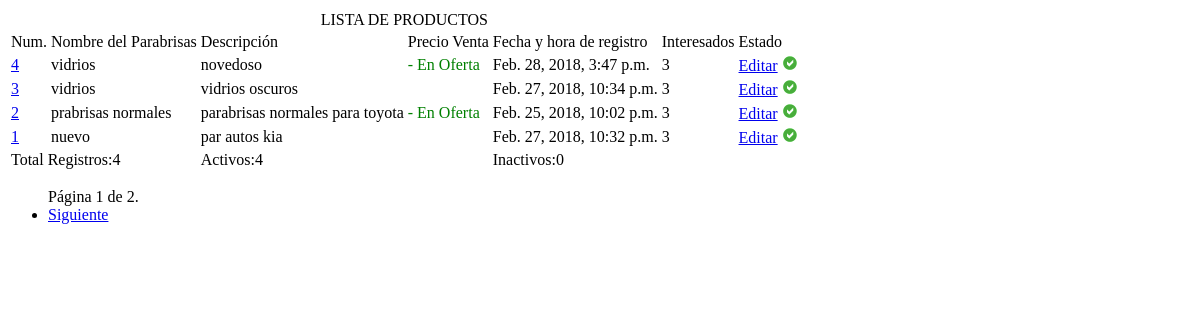
/verProducto, run on an earlier commit of the app's database.
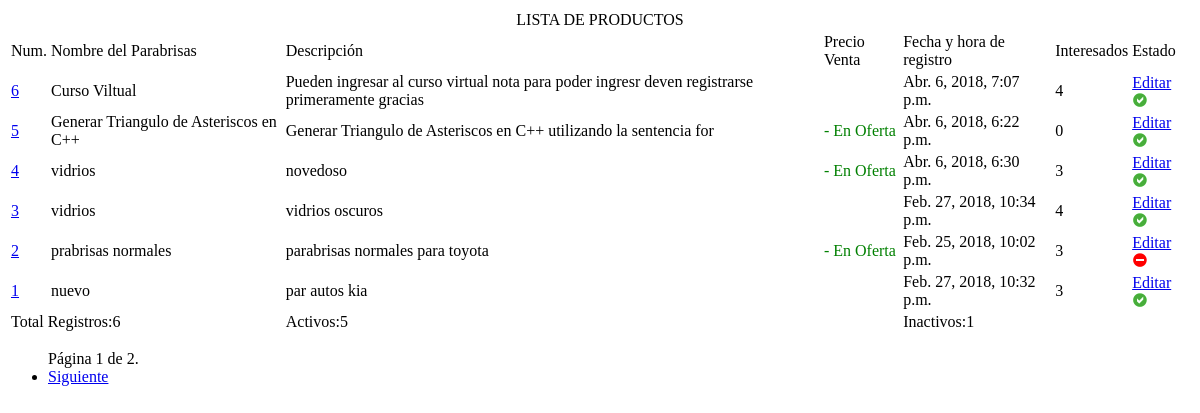
And on a later commit of the database.
### blog/apps/inicio/models.py (models this page shows, shortened)
class Producto(models.Model):
	Nombre_producto=models.CharField(max_length=150, unique=True)
	Descripcion=models.TextField()
	usuario = models.ForeignKey(User)
	estado = models.BooleanField(default=True)
	enlace_url = models.CharField(max_length=250, blank=True, null=True)
	fecha_registro=models.DateTimeField(auto_now=True)
	En_oferta = models.BooleanField(default=False)
	gusto = models.IntegerField(default=0)

### blog/apps/inicio/views.py (the view)
# urls.py: url(r'^verProducto',verProducto, name='verProducto'),
def verProducto(request):
	productos=Producto.objects.all().order_by('-id')
	c_total=Producto.objects.count()
	c_act=Producto.objects.filter(estado=True).count()
	c_des=Producto.objects.filter(estado=False).count()
	paginator=Paginator(productos,3)
	page = request.GET.get('page')
	try:
		contenido = paginator.page(page)
	except PageNotAnInteger:
		contenido = paginator.page(1)
	except EmptyPage:
		contenido = paginator.page(paginator.num_pages)
	dic={
		'c_total':c_total,
		'productos':productos,
		'c_act':c_act,
		'c_des':c_des,
		'contenido':contenido
	}
	return render_to_response('inicio/verProducto.html',dic,context_instance=RequestContext(request))

### blog/templates/inicio/verProducto.html (shortened to what this page needs)
<div class="table-responsive">
<table class="table table-hover table-striped">
	<tr><td colspan="7" align="center">LISTA DE PRODUCTOS</td></tr>
		<tr class="success">
			<td>Num.</td>
			<td>Nombre del Parabrisas</td>
			<td>Descripción</td>
			<td>Precio Venta</td>
			<td>Fecha y hora de registro</td>
			<td>Interesados</td>
			<td>Estado</td>
		</tr>
{% for b in productos %}
<tr>
	<td><a href="#" onclick="Detalles({{b.id}});" data-toggle="modal" data-target="#exampleModal">  {{b.id}}</a></td>
	<td>{{b.Nombre_producto}}</td>
	<td>{{b.Descripcion}}</td>
	{% if b.En_oferta %}
		<td style="color:green">{{b.Precio_Venta}} - En Oferta</td>
	{% else %}
		<td>{{b.Precio_Venta}}</td>
	{% endif %}
	<td>{{b.fecha_registro}}</td>
	<td>{{b.gusto}}</td>
	<td>
	<a href="#" onclick="EdirtarPro({{b.id}});" type="button" class="btn btn-info" data-toggle="modal" data-target="#exampleModal">Editar</a>
	{% if b.estado %}
			<span><img src="/static/img/icon_success.gif"></span>
		{% else %}
			<span><img src="/static/img/icon_error.gif"></span>
	{% endif %}
	</td>
	</tr>
	{% endfor %}
	<tr>
		<td colspan="2">Total Registros:{{c_total}}</td>
		<td colspan="2">Activos:{{c_act}}</td>
		<td colspan="2">Inactivos:{{c_des}}</td>
	</tr>
	</table>
	<ul class="pager">
		 <span class="current">
            Página {{ contenido.number }} de {{ contenido.paginator.num_pages }}.
        </span>
        {% if contenido.has_next %}
			  <li><a href="/verProducto/?page={{ contenido.next_page_number }}">Siguiente</a></li>
		{% endif %}
	</ul>
</div>

What changed in the data, as far as the page shows it:
added Producto: id "6", Nombre_producto "Curso Viltual", Descripcion "Pueden ingresar al curso virtual nota para poder ingresr deven registrarse primeramente gracias", fecha_registro "Abr. 6, 2018, 7:07 p.m.", gusto "4", estado True (drawn)
added Producto: id "5", Nombre_producto "Generar Triangulo de Asteriscos en C++", Descripcion "Generar Triangulo de Asteriscos en C++ utilizando la sentencia for", fecha_registro "Abr. 6, 2018, 6:22 p.m.", gusto "0", estado True (drawn)
changed Producto "novedoso": fecha_registro "Feb. 28, 2018, 3:47 p.m." → "Abr. 6, 2018, 6:30 p.m."
changed Producto "vidrios oscuros": gusto "3" → "4"
changed Producto "prabrisas normales": estado True → False (drawn); estado: picture added; estado: picture removed
Also different on the page:
{{ c_total }}: "4" → "6"
{{ c_act }}: "4" → "5"
{{ c_des }}: "0" → "1"
